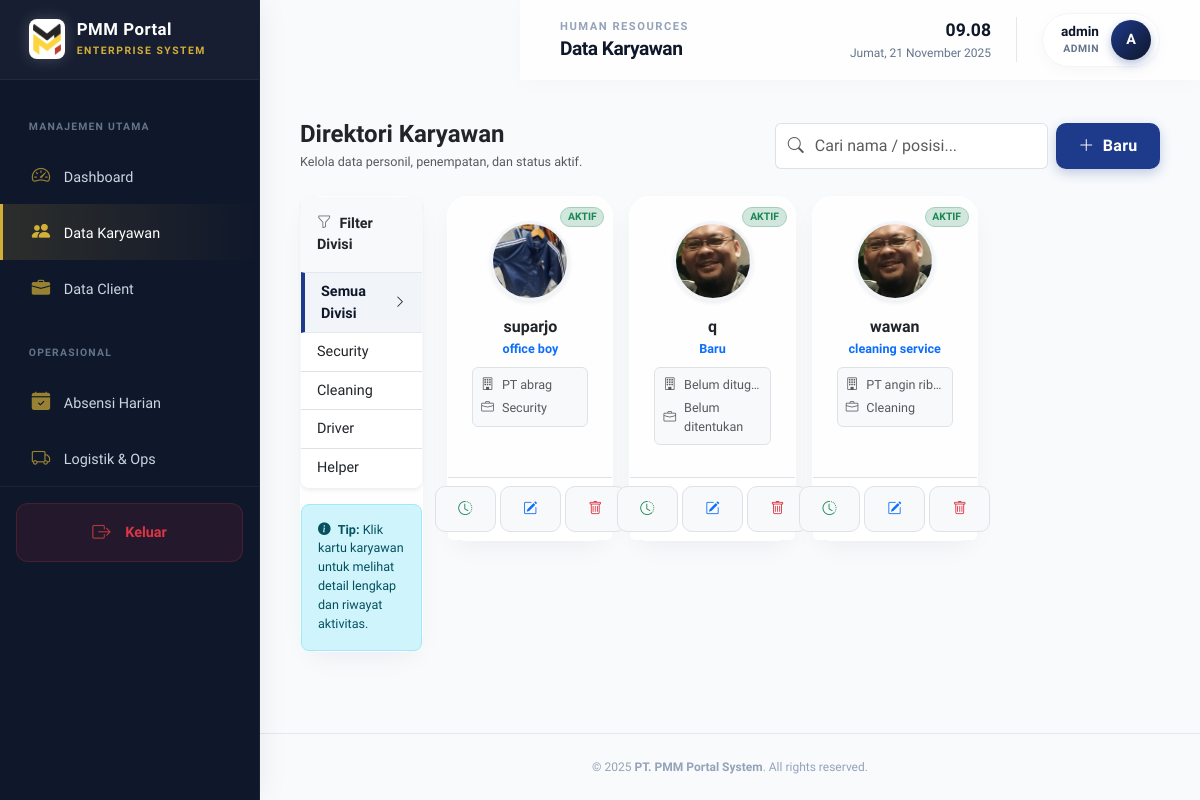
Before: /hr/employees (signed in) with the older database file.
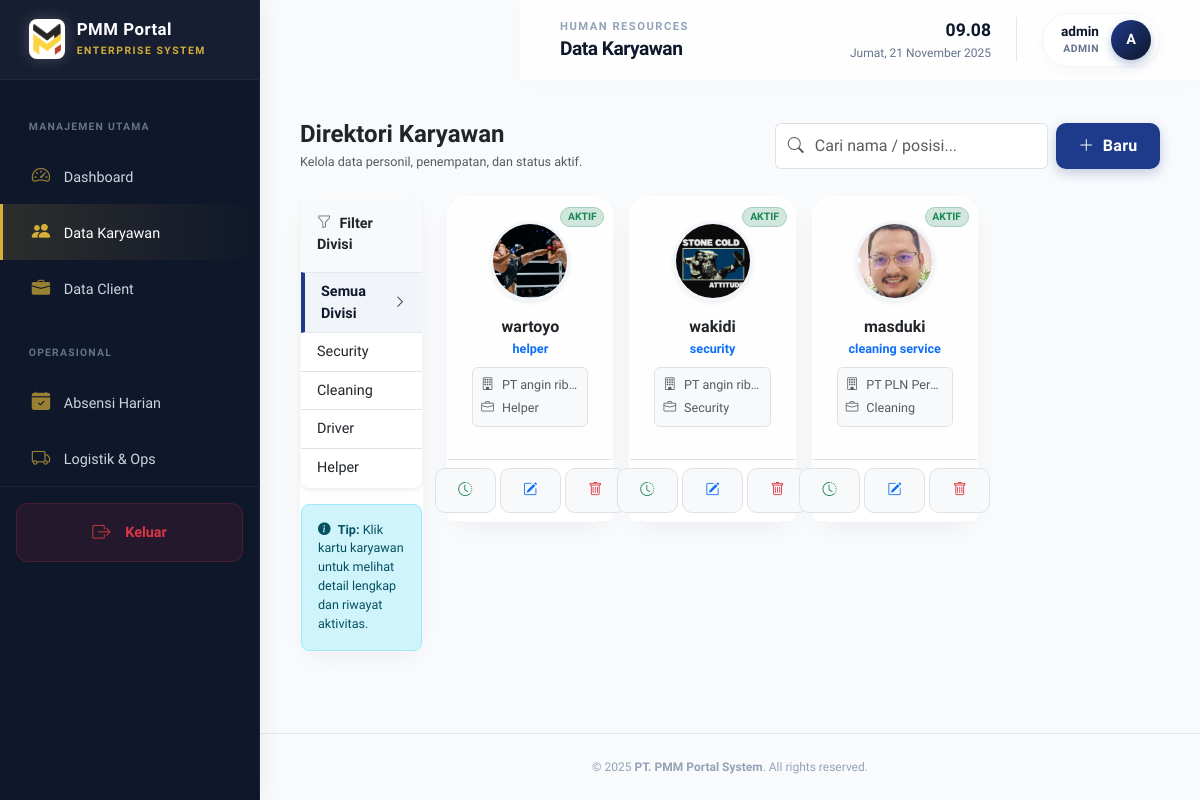
After: the same page with the newer database file.
### app/models.py (models this page shows, shortened)
class User(UserMixin, db.Model):
    __tablename__ = "users"
    id = db.Column(db.Integer, primary_key=True)
    username = db.Column(db.String(100), unique=True, nullable=False)
    password_hash = db.Column(db.String(200), nullable=False)
    role = db.Column(db.String(50), nullable=False)
    created_at = db.Column(db.DateTime, default=datetime.utcnow)
    active = db.Column(db.Boolean, default=True)
    client_account = db.relationship("Client", back_populates="user", uselist=False)

class Employee(db.Model):
    __tablename__ = "employees"
    id = db.Column(db.Integer, primary_key=True)
    name = db.Column(db.String(150), nullable=False)
    position = db.Column(db.String(100))
    job_type = db.Column(db.String(50))
    join_date = db.Column(db.Date, default=date.today)
    end_date = db.Column(db.Date, nullable=True)
    status = db.Column(db.String(20), default="aktif")
    client_id = db.Column(db.Integer, db.ForeignKey("clients.id"))
    photo = db.Column(db.String(255), default="default_user.png")
    user_id = db.Column(db.Integer, db.ForeignKey("users.id"))
    user = db.relationship("User", backref="employee_account", uselist=False)
    assignments = db.relationship("Assignment", backref="employee", lazy=True, cascade="all, delete-orphan")
    attendance_records = db.relationship("Attendance", backref="employee", lazy=True, cascade="all, delete-orphan")
    personal_detail = db.relationship("EmployeePersonalDetail", backref="employee", uselist=False, cascade="all, delete-orphan")
    documents = db.relationship("EmployeeDocument", backref="employee", lazy=True, cascade="all, delete-orphan")
    activity_log = db.relationship("ActivityLog", backref="employee", lazy=True, cascade="all, delete-orphan")

class Client(db.Model):
    __tablename__ = "clients"
    id = db.Column(db.Integer, primary_key=True)
    name = db.Column(db.String(150), nullable=False)
    address = db.Column(db.String(255))
    contact_person = db.Column(db.String(100))
    phone = db.Column(db.String(50))
    user_id = db.Column(db.Integer, db.ForeignKey("users.id"), unique=True)
    user = db.relationship("User", back_populates="client_account")
    contracts = db.relationship("Contract", backref="client", lazy=True, cascade="all, delete-orphan")
    employees = db.relationship("Employee", backref="client", lazy=True) # Karyawan tidak dihapus, hanya client_id jadi NULL (default)
    assignments = db.relationship("Assignment", backref="client", lazy=True, cascade="all, delete-orphan")

### app/hr/routes.py (the view, shortened to what this page needs)
@hr_bp.route('/employees', methods=['GET', 'POST'])
@login_required
@role_required('admin', 'hr')
def manage_employees():
    clients = Client.query.all()
    employees = Employee.query.order_by(Employee.id.desc()).all()
    return render_template('hr/employee_cards.html', employees=employees, clients=clients)

### app/__init__.py (called while the page is built)
@login_manager.user_loader
def load_user(user_id):
    from app.models import User  # Menghindari circular import
    return User.query.get(int(user_id))

### app/role_check.py (called while the page is built, shortened)
def role_required(*roles):
    def decorator(f):
        @wraps(f)
        def wrapper(*args, **kwargs):
            if not current_user.is_authenticated:
                flash("Silakan login terlebih dahulu.", "warning")
                return redirect(url_for("auth.login"))
            if current_user.role in ("admin", "hr"):
                return f(*args, **kwargs)
        return wrapper
    return decorator

### app/templates/hr/employee_cards.html (shortened to what this page needs)
{% extends 'base.html' %}
{% block content %}
<div class="container-fluid p-0 font-corp">
  <div class="d-flex flex-column flex-md-row justify-content-between align-items-md-center mb-4">
    <div>
      <h4 class="fw-bold text-dark mb-1">Direktori Karyawan</h4>
      <p class="text-muted small mb-0">Kelola data personil, penempatan, dan status aktif.</p>
    </div>
    <div class="d-flex gap-2 mt-3 mt-md-0">
      <div class="input-group">
        <span class="input-group-text bg-white border-end-0"><i class="bi bi-search text-muted"></i></span>
        <input type="search" id="searchBox" class="form-control border-start-0 ps-0" placeholder="Cari nama / posisi...">
      </div>
      <button class="btn btn-primary text-nowrap" type="button" data-bs-toggle="collapse" data-bs-target="#formAddEmployee">
        <i class="bi bi-plus-lg me-1"></i> Baru
      </button>
    </div>
  </div>
  <div class="row">
    <div class="col-md-3 col-xl-2 mb-3">
      <div class="card card-corp border-0 shadow-none bg-transparent">
        <div class="list-group list-group-flush rounded-3 bg-white shadow-sm">
          <div class="list-group-item bg-light fw-bold text-dark py-3">
            <i class="bi bi-funnel me-2 text-secondary"></i>Filter Divisi
          </div>
          <a href="#" class="list-group-item list-group-item-action active border-start-primary d-flex justify-content-between align-items-center">
            <span>Semua Divisi</span>
            <i class="bi bi-chevron-right small"></i>
          </a>
          <a href="#" class="list-group-item list-group-item-action d-flex justify-content-between align-items-center">
            <span>Security</span>
          </a>
          <a href="#" class="list-group-item list-group-item-action d-flex justify-content-between align-items-center">
            <span>Cleaning</span>
          </a>
          <a href="#" class="list-group-item list-group-item-action d-flex justify-content-between align-items-center">
            <span>Driver</span>
          </a>
          <a href="#" class="list-group-item list-group-item-action d-flex justify-content-between align-items-center">
            <span>Helper</span>
          </a>
        </div>
        <div class="mt-3 p-3 bg-info-subtle text-info-emphasis rounded-3 small border border-info-subtle">
          <i class="bi bi-info-circle-fill me-1"></i>
          <strong>Tip:</strong> Klik kartu karyawan untuk melihat detail lengkap dan riwayat aktivitas.
        </div>
      </div>
    </div>
    <div class="col-md-9 col-xl-10">
      <div class="row g-3" id="employeeList">
        {% for e in employees %}
        <div class="col-sm-6 col-lg-4 col-xl-3 employee-card-wrapper">
          <div class="card card-corp h-100 border-top-{{ 'success' if e.status == 'aktif' else 'secondary' }}">
            <div class="position-absolute top-0 end-0 mt-2 me-2">
               <span class="badge rounded-pill {{ 'bg-success-subtle text-success border border-success-subtle' if e.status == 'aktif' else 'bg-secondary-subtle text-secondary border border-secondary-subtle' }}" style="font-size: 0.65rem; text-transform: uppercase;">
                  {{ e.status }}
               </span>
            </div>
            <div class="card-body text-center p-4 cursor-pointer"
                 onclick="window.location.href='{{ url_for('hr.employee_details', id=e.id) }}'">
              <div class="mb-3 position-relative d-inline-block">
                <img src="{{ url_for('static', filename='uploads/' ~ e.photo) }}"
                     onerror="this.onerror=null;this.src='{{ url_for('static', filename='img/default_user.png') }}';"
                     alt="Foto" class="rounded-circle shadow-sm"
                     width="80" height="80"
                     style="object-fit:cover; border: 3px solid #f1f5f9;">
              </div>
              <h6 class="fw-bold text-dark mb-1 text-truncate">{{ e.name }}</h6>
              <div class="text-primary small fw-bold mb-2">{{ e.position or 'Staff' }}</div>
              <div class="bg-light rounded p-2 border mb-2 text-start">
                <div class="d-flex align-items-center text-muted small mb-1">
                   <i class="bi bi-building me-2"></i>
                   <span class="text-truncate d-block" style="max-width: 140px;">
                     {{ e.client.name if e.client else 'Belum ditugaskan' }}
                   </span>
                </div>
                <div class="d-flex align-items-center text-muted small">
                   <i class="bi bi-briefcase me-2"></i> {{ e.job_type|capitalize }}
                </div>
              </div>
            </div>
            <div class="card-footer bg-white border-top p-2">
              <div class="d-flex justify-content-center gap-1">
                <a href="{{ url_for('hr.employee_attendance_page', employee_id=e.id) }}"
                   class="btn btn-light btn-sm border text-success" data-bs-toggle="tooltip" title="Input Absensi">
                  <i class="bi bi-clock-history"></i>
                </a>
                <a href="{{ url_for('hr.edit_employee', id=e.id) }}"
                   class="btn btn-light btn-sm border text-primary" data-bs-toggle="tooltip" title="Edit Data">
                  <i class="bi bi-pencil-square"></i>
                </a>
                <form method="POST" action="{{ url_for('hr.delete_employee', id=e.id) }}" class="d-inline">
                   <button type="submit" class="btn btn-light btn-sm border text-danger"
                           onclick="return confirm('Konfirmasi penghapusan data {{ e.name }}?')"
                           data-bs-toggle="tooltip" title="Hapus Permanen">
                     <i class="bi bi-trash"></i>
                   </button>
                </form>
              </div>
            </div>
          </div>
        </div>
        {% endfor %}
      </div>
    </div>
  </div>
</div>
{% endblock %}

### app/templates/base.html (shortened to what this page needs)
<!DOCTYPE html>
<html lang="id">
<head>
  <link href="https://cdn.jsdelivr.net/npm/bootstrap@5.3.3/dist/css/bootstrap.min.css" rel="stylesheet" />
  <link href="https://cdn.jsdelivr.net/npm/bootstrap-icons@1.11.3/font/bootstrap-icons.css" rel="stylesheet" />
  <link rel="stylesheet" href="{{ url_for('static', filename='css/luxury.css') }}">
</head>
<body>
  <aside class="sidebar" id="sidebar">
    <div class="sidebar-header">
      <a href="{{ url_for('hr.hr_dashboard') if current_user.role in ['admin', 'hr'] else '#' }}" class="brand-logo">
        <img src="{{ url_for('static', filename='uploads/logo login.png') }}" alt="PMM Logo" />
        <div class="brand-text">
          <h5>PMM Portal</h5>
          <small>Enterprise System</small>
        </div>
      </a>
    </div>
    <div class="sidebar-content" style="flex: 1; overflow-y: auto; padding-top: 10px;">
      <nav class="nav flex-column">
        {% if current_user.is_authenticated %}
          {% if current_user.role in ['admin', 'hr'] %}
            <div class="nav-section">Manajemen Utama</div>
            <a class="nav-link {% if request.path.startswith('/hr/dashboard') %}active{% endif %}" href="{{ url_for('hr.hr_dashboard') }}">
              <i class="bi bi-speedometer2"></i> Dashboard
            </a>
            <a class="nav-link {% if request.path.startswith('/hr/employees') %}active{% endif %}" href="{{ url_for('hr.manage_employees') }}">
              <i class="bi bi-people-fill"></i> Data Karyawan
            </a>
            <a class="nav-link {% if request.path.startswith('/hr/clients') %}active{% endif %}" href="{{ url_for('hr.manage_clients') }}">
              <i class="bi bi-briefcase-fill"></i> Data Client
            </a>
            <div class="nav-section">Operasional</div>
            <a class="nav-link {% if request.path.startswith('/hr/attendance') %}active{% endif %}" href="{{ url_for('hr.attendance_dashboard') }}">
              <i class="bi bi-calendar-check-fill"></i> Absensi Harian
            </a>
            <a class="nav-link {% if request.path.startswith('/hr/operation') %}active{% endif %}" href="{{ url_for('hr.operation_dashboard') }}">
              <i class="bi bi-truck"></i> Logistik & Ops
            </a>
          {% elif current_user.role == 'employee' %}
            <div class="nav-section">Karyawan</div>
            <a class="nav-link {% if request.path.startswith('/employee/dashboard') %}active{% endif %}" href="{{ url_for('employee.dashboard_employee') }}">
              <i class="bi bi-person-workspace"></i> Portal Saya
            </a>
          {% elif current_user.role == 'client' %}
            <div class="nav-section">Mitra</div>
            <a class="nav-link {% if request.path.startswith('/client/dashboard') %}active{% endif %}" href="{{ url_for('client.dashboard_client') }}">
              <i class="bi bi-graph-up-arrow"></i> Monitoring
            </a>
          {% endif %}
        {% endif %}
      </nav>
    </div>
    <div class="mt-auto p-3" style="border-top: 1px solid rgba(255,255,255,0.05);">
      {% if current_user.is_authenticated %}
      <a href="{{ url_for('auth.logout') }}" class="nav-link text-danger fw-bold d-flex align-items-center justify-content-center" style="background: rgba(220, 53, 69, 0.1); border-radius: 12px; border: 1px solid rgba(220, 53, 69, 0.2);">
        <i class="bi bi-box-arrow-right me-2" style="color: #ef4444;"></i> Keluar
      </a>
      {% endif %}
    </div>
  </aside>
  <div class="main-content">
    <header class="top-navbar">
      <div class="d-flex align-items-center gap-3">
        <div class="page-title-wrapper">
          <span class="page-subtitle">PMM Enterprise</span>
          <h4 class="page-title-main" id="dynamicPageTitle">Dashboard</h4>
        </div>
      </div>
      <div class="d-flex align-items-center">
        <div class="datetime-box d-none d-md-block">
          <div class="live-clock" id="liveClock">00:00</div>
          <div class="live-date" id="currentDate">...</div>
        </div>
        {% if current_user.is_authenticated %}
        <div class="user-pill">
          <div class="user-info d-none d-md-block">
             <span class="user-name">{{ current_user.username }}</span>
             <span class="user-role">{{ current_user.role }}</span>
          </div>
          <div class="avatar-circle">
             {{ current_user.username[0]|upper if current_user.username else 'U' }}
          </div>
        </div>
        {% endif %}
      </div>
    </header>
    <div class="content-body">
      {% block content %}{% endblock %}
    </div>
    <footer style="background: transparent; padding: 1.5rem 2.5rem; text-align: center; font-size: 0.75rem; color: #94a3b8; border-top: 1px solid #e2e8f0; margin-top: auto;">
      <span>&copy; {{ current_year or 2025 }} <strong>PT. PMM Portal System</strong>. All rights reserved.</span>
    </footer>
  </div>
</body>
</html>

### app/templates/hr/employee_cards.html (style rules this page uses)
.font-corp { font-family: 'Plus Jakarta Sans', sans-serif; }
.card-corp { border: 1px solid #e2e8f0; border-radius: 6px; background: #fff; box-shadow: 0 2px 4px rgba(0,0,0,0.02); transition: all 0.2s; }
.cursor-pointer { cursor: pointer; }
.list-group-item.active { background-color: #f1f5f9; color: #0f172a; border-color: #e2e8f0; border-left: 4px solid #1e3a8a; font-weight: 600; }
.border-start-primary { border-left: 4px solid #1e3a8a !important; }
.border-top-success { border-top: 4px solid #10b981; }

Changed rows visible on the page:
changed Employee: photo: a different picture; name "suparjo" → "wartoyo"; position "office boy" → "helper"; client "PT abrag" → "PT angin ribut"; job_type "Security" → "Helper"
changed Employee: photo: picture added in place of a placeholder; name "q" → "wakidi"; position "Baru" → "security"; client "Belum ditug…" → "PT angin ribut"; job_type "Belum ditentukan" → "Security"
changed Employee "cleaning service": photo: picture added in place of a placeholder; name "wawan" → "masduki"; client "PT angin ribut" → "PT PLN Per…"
